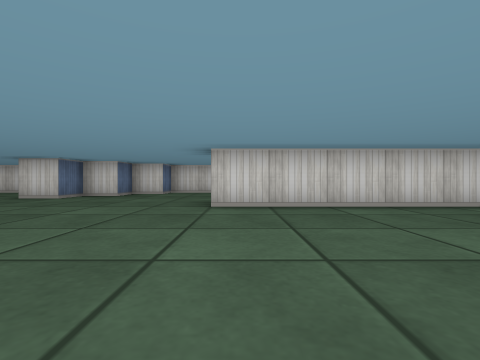
View 1 (above)

16 first-person views from a walk through a cub3D level. The camera is about half as high as the walls, looks level and sees 85° across. The floor is counted in squares. Each view is taken from the middle of a square. On the plan, view 1 faces up. The plan holds only what a view shows up to about 9 squares ahead; the rest is blank.

View 2
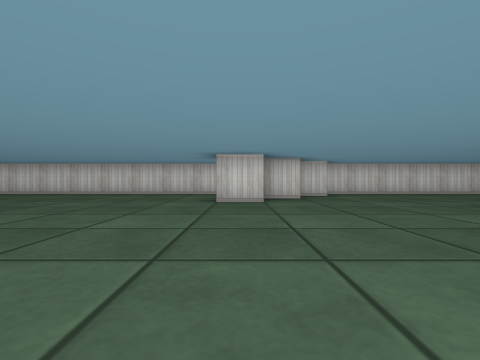

View 3
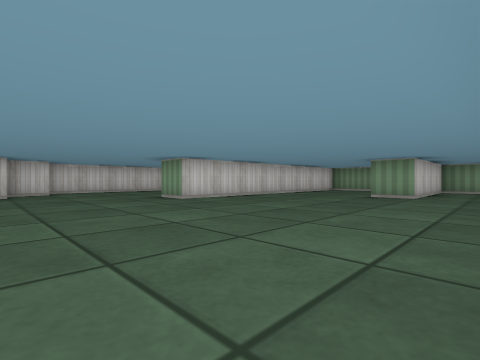

View 4
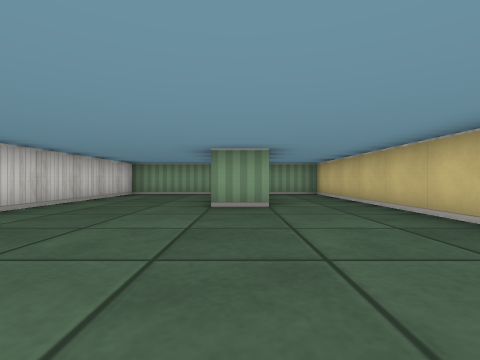

View 5
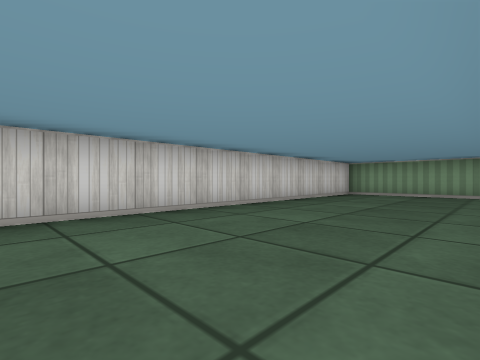

View 6
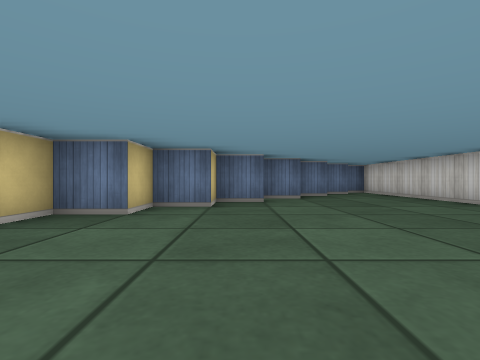

View 7
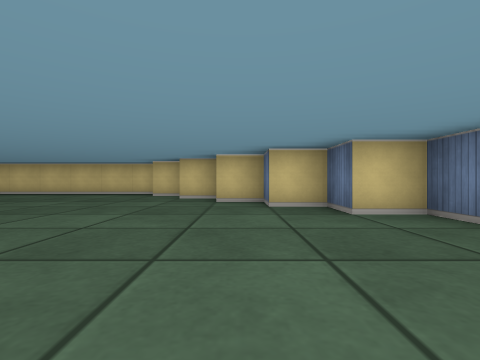

View 8
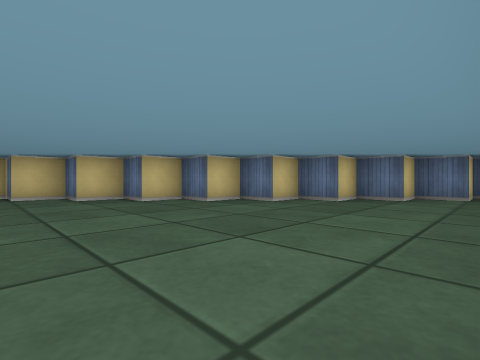

View 9
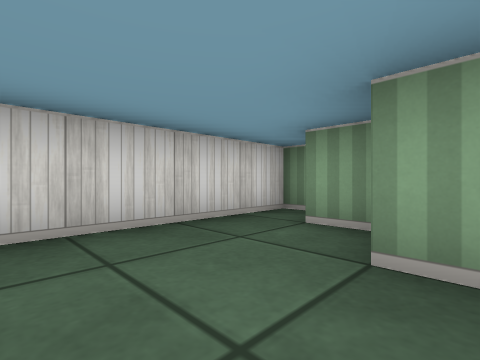

View 10
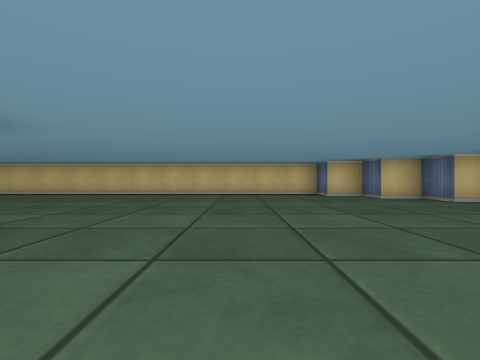

View 11
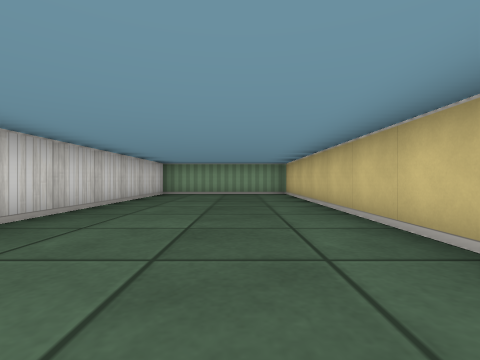

View 12
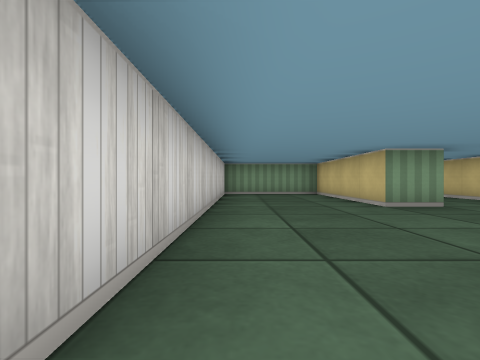

View 13
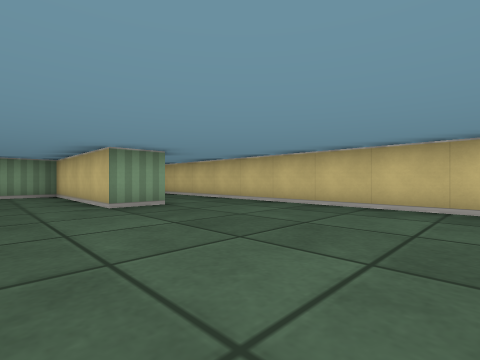

View 14
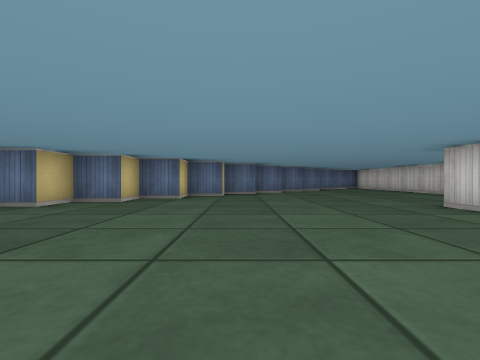

View 15
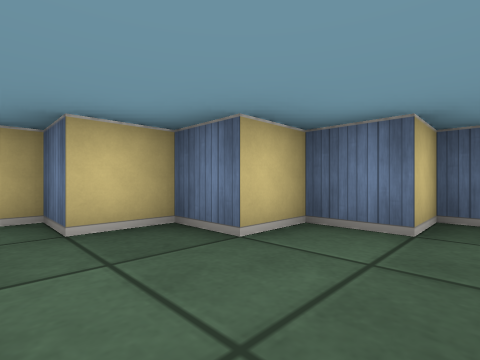

View 16
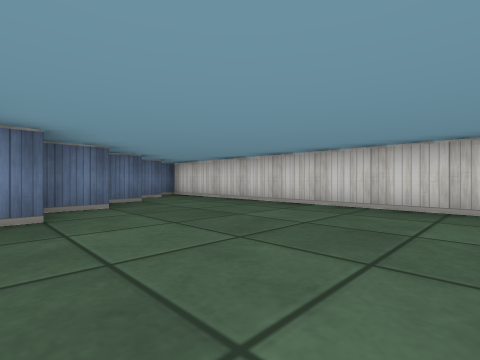

### Floor plan
Points are (right, up) in squares from view 1. A wall is a line through its corners. A room is listed if a view was taken in it or the views show most of it. See-through windows are left out.
Room 1 (views 1, 2, 3, 4, 5, 6, 7, 8, 9, 10, 11, 12, 13, 14, 15, 16)
walls: (0.6, 5.5) (7.5, 5.5) (7.5, 9.5) (-2.4, 9.5); (-4.5, 7.8) (-4.5, 8.5); (-5.5, 7) (-5.5, 7.5); (-2.5, 9) (-2.5, 8.5) (-3.5, 8.5) (-3.5, 7.5) (-4.5, 7.5) (-4.5, 6.5) (-5.5, 6.5); (-3.5, 9) (-3.5, 9.5) (-15.5, 9.5) (-15.5, 8.5) (-14.5, 8.5) (-14.5, 7.5) (-13.5, 7.5) (-13.5, 6.5) (-12.5, 6.5) (-12.5, 5.5) (-11.5, 5.5) (-11.5, 4.5) (-10.5, 4.5) (-10.5, 3.5) (-9.5, 3.5) (-9.5, 2.5) (-8.5, 2.5) (-8.5, 1.5) (-7.5, 1.5) (-7.5, 0.5) (-6.5, 0.5) (-6.5, -0.5) (-5.5, -0.5) (-5.5, -1.5) (7.5, -1.5) (7.5, 0.2); (7.2, 0.5) (3.5, 0.5) (3.5, 1.5) (7.5, 1.5) (7.5, 4.5) (-0.5, 4.5) (-0.5, 5.5)

Positions as (right, up) in squares from view 1, and headings:
1: (0, 0), facing up
2: (-5, 1), facing up
3: (-4, -1), facing up-right
4: (-1, 1), facing right
5: (-1, 6), facing up-right
6: (-6, 5), facing left
7: (-8, 7), facing down
8: (-7, 9), facing down-left
9: (-7, 7), facing up-right
10: (-3, 7), facing down
11: (-1, 7), facing right
12: (-1, 4), facing right
13: (-1, 3), facing down-right
14: (-1, 3), facing left
15: (-10, 7), facing down-left
16: (-8, 5), facing up-left
